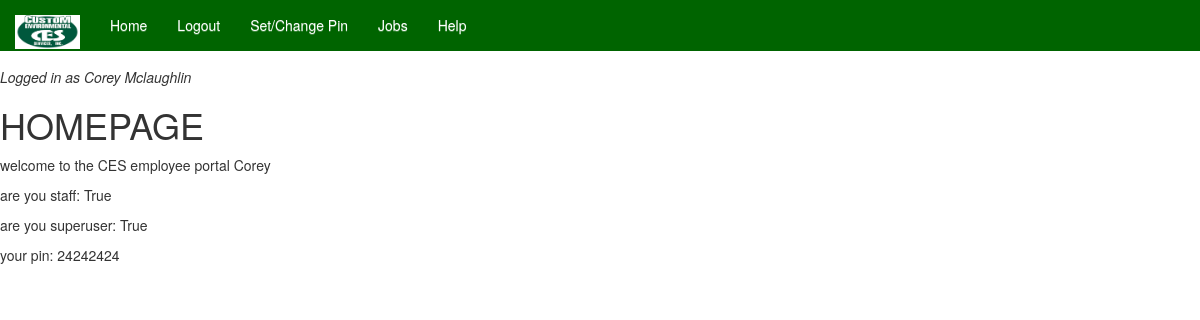
Page / (signed in) on the earlier database version.
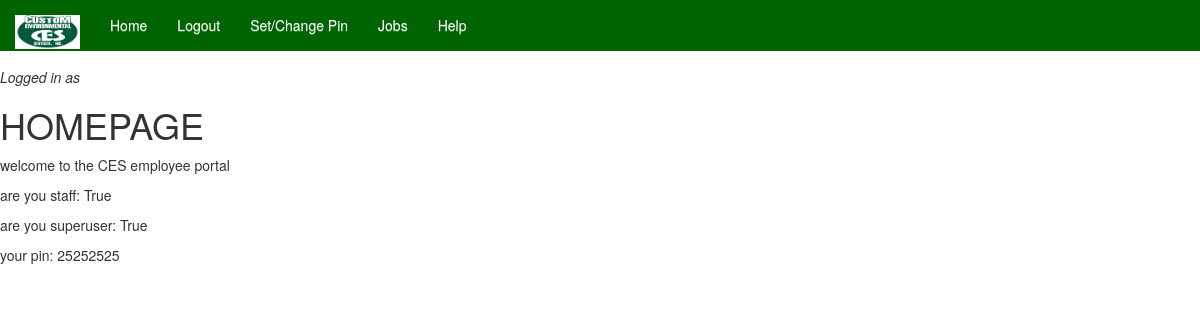
Same page on the later database version.
### accounts/models.py (models this page shows, shortened)
class User(AbstractBaseUser):
    email = models.EmailField(max_length=255, unique=True)
    first_name = models.CharField(max_length=30)
    last_name = models.CharField(max_length=40)
    time_stamp = models.DateTimeField(auto_now_add=True)
    is_active = models.BooleanField(default=True)
    is_staff = models.BooleanField(default=False)
    is_admin = models.BooleanField(default=False)
    USERNAME_FIELD = 'email'
    REQUIRED_FIELDS = []  # email and password are included by default
    objects = UserManager()
    def get_full_name(self):
        return self.first_name + ' ' + self.last_name
    def get_short_name(self):
        return self.first_name

class Employee(models.Model):
    user = models.OneToOneField(User, on_delete=models.CASCADE)
    pin = models.CharField(max_length=15, default=0000, blank=True, null=True)

### CES/views.py (the view)
# urls.py: 2. Add a URL to urlpatterns:  path('', views.home, name='home')
@login_required
def home(request):
    context = {
        'user': request.user
    }
    return render(request, 'home.html', context)

### templates/home.html (shortened to what this page needs)
{% extends 'base.html' %}
{% block content %}
<h1>HOMEPAGE</h1>
<p>welcome to the CES employee portal {{ user.get_short_name }}</p>
<p>are you staff: {{ user.is_staff }}</p>
<p>are you superuser: {{ user.is_admin }}</p>
<p>your pin: {{ user.employee.pin }}</p>
{% endblock %}

### templates/base.html (shortened to what this page needs)
<!DOCTYPE html>
<html>
<head>
  {% block extra_head %}<link rel="stylesheet" href="//maxcdn.bootstrapcdn.com/bootstrap/3.2.0/css/bootstrap.min.css">
<link rel="stylesheet" href="//maxcdn.bootstrapcdn.com/bootstrap/3.2.0/css/bootstrap-theme.min.css">{% endblock %}
</head>
{% load static %}
<header>
    <div class="container clearfix">
<div class= "navbar-wrapper">
    <div class="container">
        <nav class = "navbar navbar-fixed-top" id="navbar_whole">
                <div class = "navbar-header">
                    <a class="navbar-brand" href="{%url 'home' %}">
                         <img class="img-responsive" src="/static/images/ces_logo_image.png" height="60" width="65">
                    </a>
                </div>
                <div id= "navbar" class="navbar-collapse collapse">
                    <ul class="nav navbar-nav">
                        <li>
                            <a href="{% url 'home' %}">Home</a>
                        </li>
                        <li>
                            <a href="{% url 'logout' %}">Logout</a>
                        </li>
                      <li>
                            <a href="{% url 'set_pin' %}">Set/Change Pin</a>
                        </li>
                        <li>
                            <a href="{% url 'jobs' %}">Jobs</a>
                        </li>
                        <li>
                            <a href="{% url 'help' %}">Help</a>
                        </li>
                    </ul>
                </div>
        </nav>
    </div>
</div>
</div>
</header>
<body>
{% block body %}
<br><br><br>
<i><h5>Logged in as {{ user.get_full_name }}</h5></i>
  {% block content %}{% endblock content %}
{% endblock body %}
</body>
</html>

Differences in the rows shown:
changed User "True": employee.pin "24242424" → "25252525"; get_full_name "Corey Mclaughlin" → (not shown); get_short_name "Corey" → (not shown)
